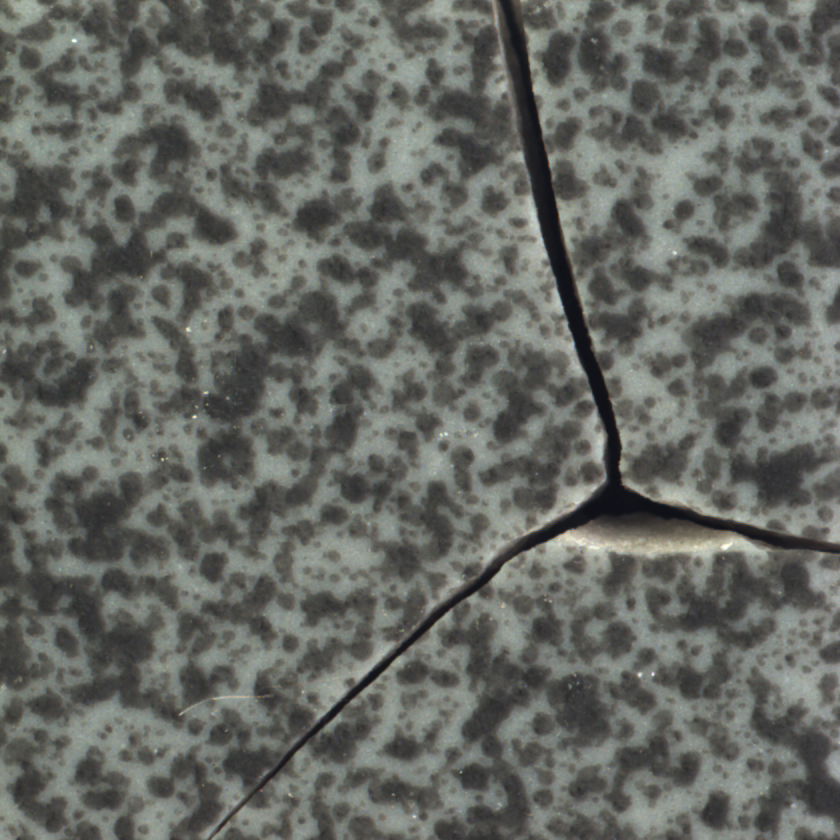
#> input picture Paper-1(Industrial_vision)/006.png, 840 x 840 px
$ python Sobel.py   (older library calls are emulated)
#> lines starting #> are read from the running program, lines starting #| are printed output that depends on the picture
import cv2
import numpy as np
import matplotlib.pyplot as plt

img = cv2.imread('006.png', cv2.IMREAD_GRAYSCALE)
#> img: shape (840, 840); min 21, max 255, mean 102.5

# --- Sobel Edge Detection ---
sobelx = cv2.Sobel(img, cv2.CV_64F, 1, 0, ksize=3)  # x direction
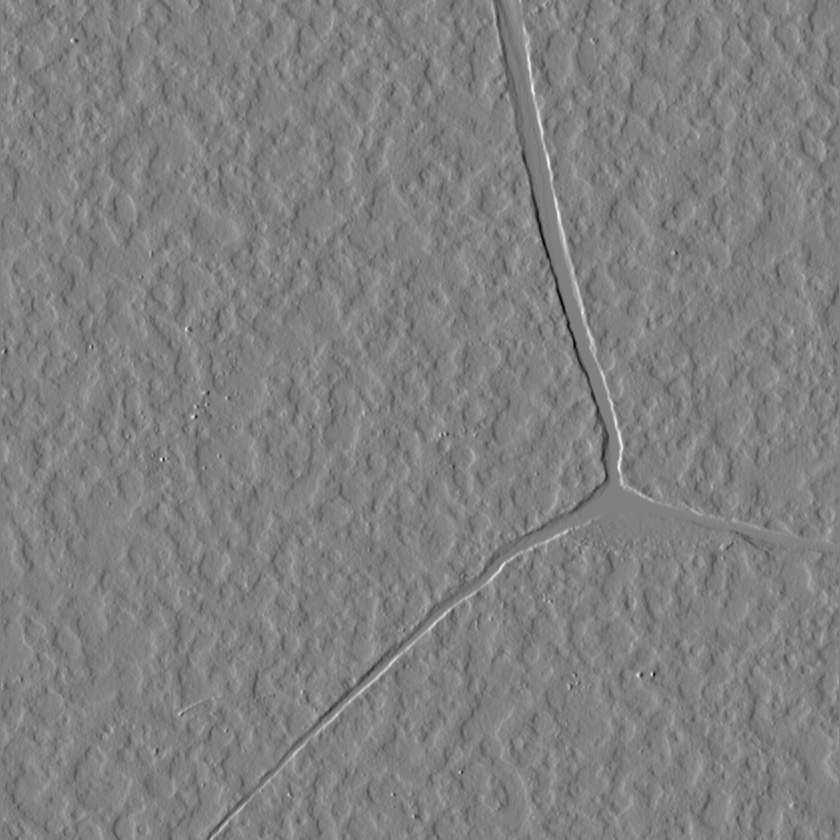
#> sobelx: shape (840, 840) float64; min -455, max 447, mean 0.1; drawn with min black and max white
sobely = cv2.Sobel(img, cv2.CV_64F, 0, 1, ksize=3)  # y direction
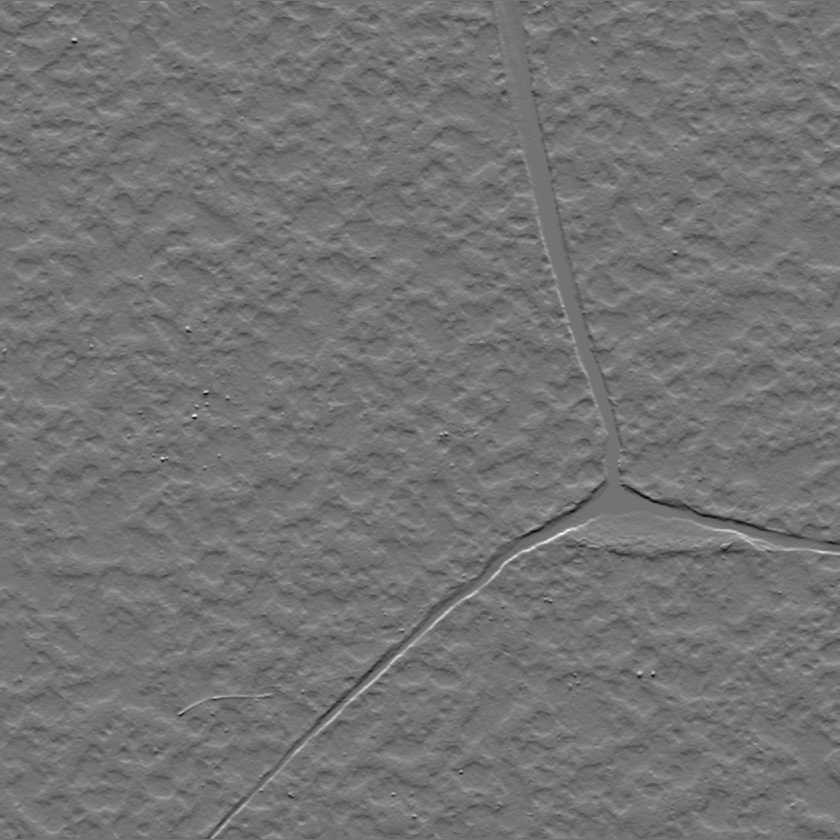
#> sobely: shape (840, 840) float64; min -389, max 468, mean -0.1; drawn with min black and max white
sobel = np.sqrt(sobelx**2 + sobely**2)
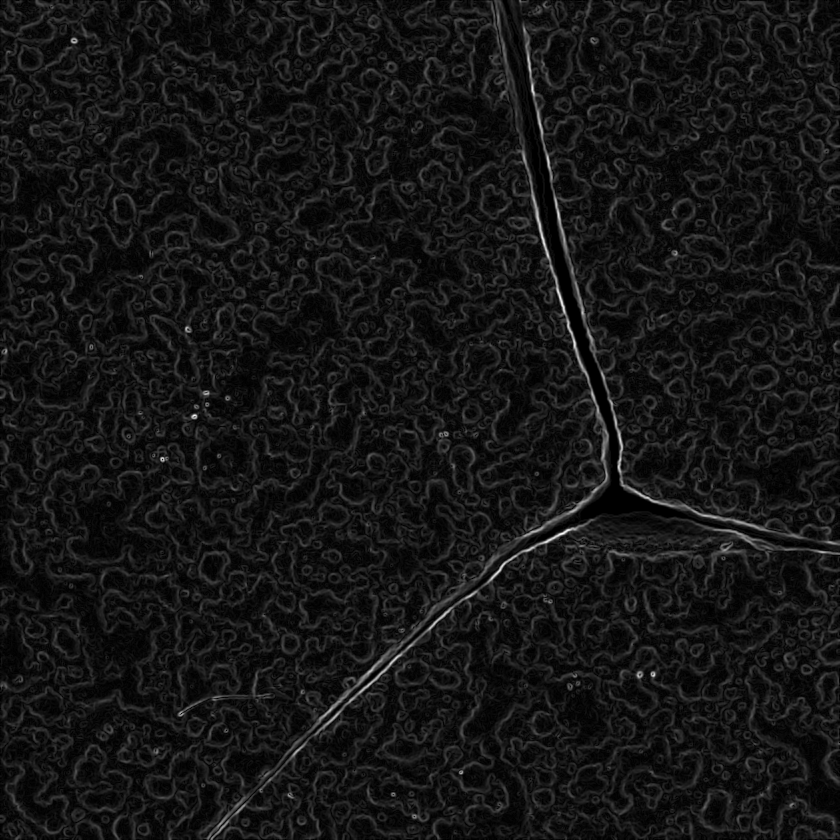
#> sobel: shape (840, 840) float64; min 0, max 497.2, mean 42.6; drawn with min black and max white

# --- Prewitt Edge Detection ---
prewitt_kernel_x = np.array([[-1, 0, 1],
                             [-1, 0, 1],
                             [-1, 0, 1]])
prewitt_kernel_y = np.array([[1, 1, 1],
                             [0, 0, 0],
                             [-1, -1, -1]])

prewittx = cv2.filter2D(img, -1, prewitt_kernel_x)
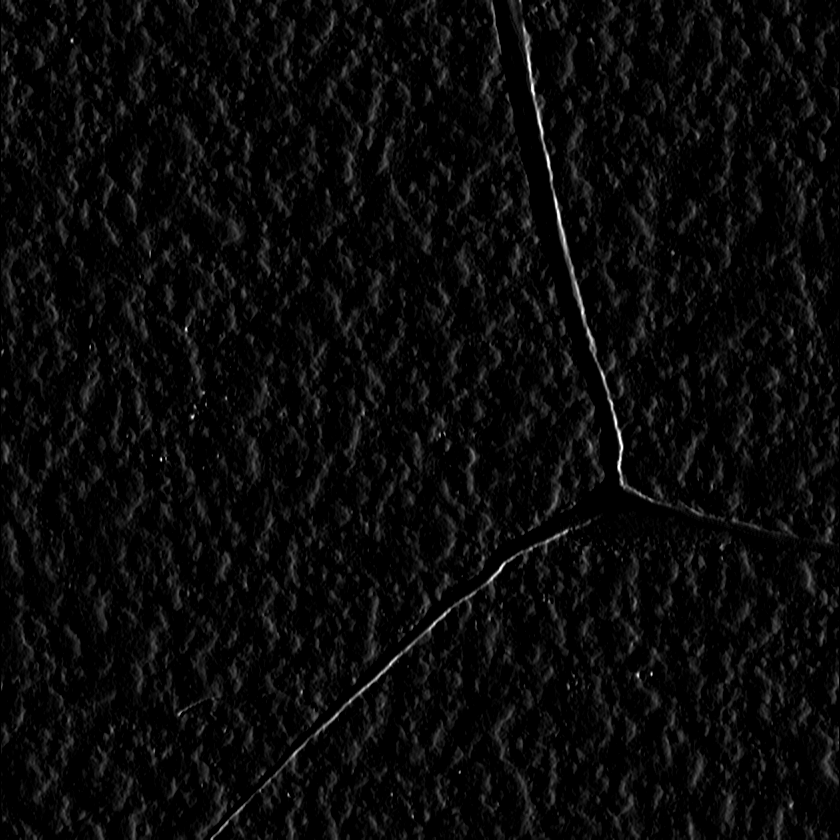
#> prewittx: shape (840, 840); min 0, max 255, mean 10
prewitty = cv2.filter2D(img, -1, prewitt_kernel_y)
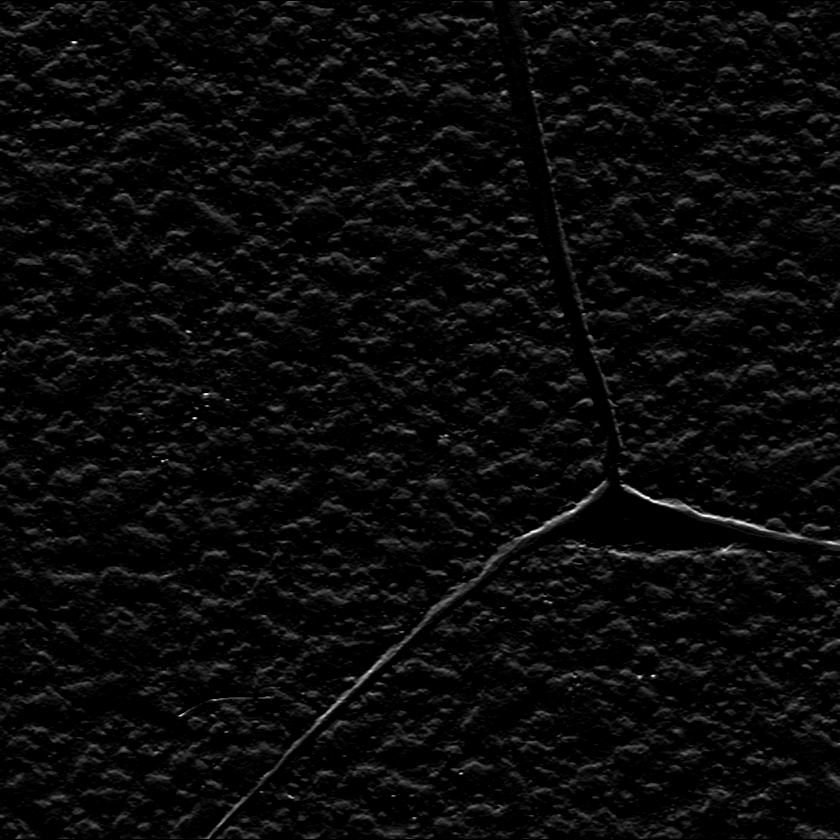
#> prewitty: shape (840, 840); min 0, max 255, mean 10.1
prewitt = np.sqrt(prewittx.astype(float)**2 + prewitty.astype(float)**2)
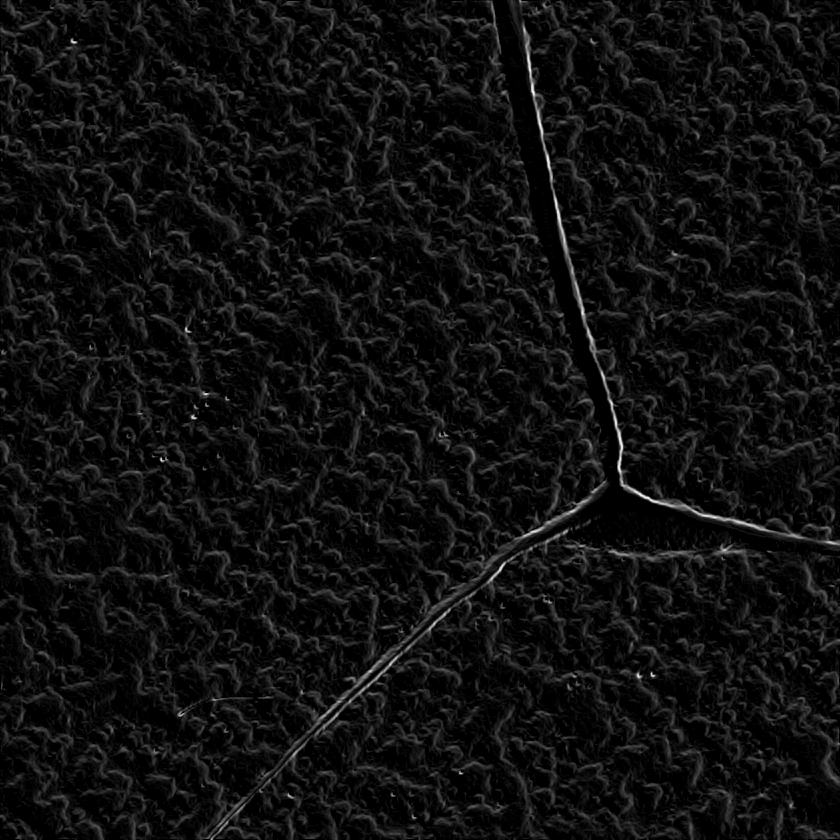
#> prewitt: shape (840, 840) float64; min 0, max 286.7, mean 18; drawn with min black and max white

# --- Plot Results ---
plt.figure(figsize=(12,6))

plt.subplot(1,3,1)
plt.imshow(img, cmap='gray')
plt.title("Original Image")
plt.axis('off')

plt.subplot(1,3,2)
plt.imshow(sobel, cmap='gray')
plt.title("Sobel Edge Detection")
plt.axis('off')

plt.subplot(1,3,3)
plt.imshow(prewitt, cmap='gray')
plt.title("Prewitt Edge Detection")
plt.axis('off')

plt.show()
